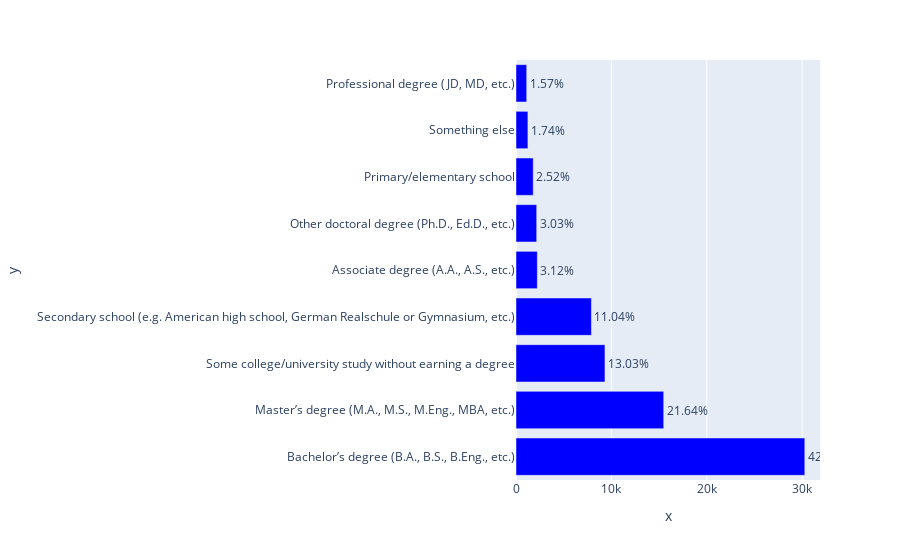

Write notebook code for a chart like this one.
### Code cell
plot_df(df,'EdLevel','blue')

### Figure 1 — Plotly figure (JSON) as saved in the notebook; plotly's stock layout.template omitted (floating-point values rounded to 4 significant figures)
{"data": [{"alignmentgroup": "True", "hovertemplate": "x=%{x}<br>y=%{y}<br>text=%{text}<extra></extra>", "legendgroup": "", "marker": {"color": "blue", "pattern": {"shape": ""}}, "name": "", "offsetgroup": "", "orientation": "h", "showlegend": false, "text": ["42.3%", "21.64%", "13.03%", "11.04%", "3.12%", "3.03%", "2.52%", "1.74%", "1.57%"], "textposition": "outside", "type": "bar", "x": [30276, 15486, 9326, 7904, 2236, 2169, 1806, 1247, 1121], "xaxis": "x", "y": ["Bachelor’s degree (B.A., B.S., B.Eng., etc.)", "Master’s degree (M.A., M.S., M.Eng., MBA, etc.)", "Some college/university study without earning a degree", "Secondary school (e.g. American high school, German Realschule or Gymnasium, etc.)", "Associate degree (A.A., A.S., etc.)", "Other doctoral degree (Ph.D., Ed.D., etc.)", "Primary/elementary school", "Something else", "Professional degree (JD, MD, etc.)"], "yaxis": "y"}], "layout": {"barmode": "relative", "legend": {"tracegroupgap": 0}, "margin": {"t": 60}, "xaxis": {"anchor": "y", "domain": [0, 1], "title": {"text": "x"}}, "yaxis": {"anchor": "x", "domain": [0, 1], "title": {"text": "y"}}}}
